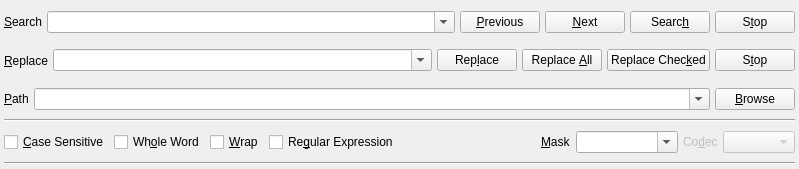
<?xml version="1.0" encoding="UTF-8"?>
<ui version="4.0">
 <class>SearchWidget</class>
 <widget class="QFrame" name="SearchWidget">
  <property name="geometry">
   <rect>
    <x>0</x>
    <y>0</y>
    <width>799</width>
    <height>169</height>
   </rect>
  </property>
  <property name="sizePolicy">
   <sizepolicy hsizetype="Preferred" vsizetype="Maximum">
    <horstretch>0</horstretch>
    <verstretch>0</verstretch>
   </sizepolicy>
  </property>
  <layout class="QVBoxLayout" name="vlMain">
   <property name="spacing">
    <number>2</number>
   </property>
   <property name="margin">
    <number>4</number>
   </property>
   <item>
    <widget class="QWidget" name="wSearch" native="true">
     <layout class="QHBoxLayout" name="hlSearch">
      <property name="spacing">
       <number>5</number>
      </property>
      <property name="margin">
       <number>0</number>
      </property>
      <item>
       <widget class="QLabel" name="lSearch">
        <property name="text">
         <string>&amp;Search</string>
        </property>
        <property name="buddy">
         <cstring>cbSearch</cstring>
        </property>
       </widget>
      </item>
      <item>
       <widget class="QComboBox" name="cbSearch">
        <property name="sizePolicy">
         <sizepolicy hsizetype="Expanding" vsizetype="Fixed">
          <horstretch>0</horstretch>
          <verstretch>0</verstretch>
         </sizepolicy>
        </property>
        <property name="editable">
         <bool>true</bool>
        </property>
       </widget>
      </item>
      <item>
       <widget class="QWidget" name="wSearchRight" native="true">
        <property name="sizePolicy">
         <sizepolicy hsizetype="Maximum" vsizetype="Preferred">
          <horstretch>0</horstretch>
          <verstretch>0</verstretch>
         </sizepolicy>
        </property>
        <layout class="QHBoxLayout" name="horizontalLayout">
         <property name="spacing">
          <number>5</number>
         </property>
         <property name="margin">
          <number>0</number>
         </property>
         <item>
          <widget class="QPushButton" name="pbPrevious">
           <property name="text">
            <string>&amp;Previous</string>
           </property>
           <property name="icon">
            <iconset>
             <normaloff>:/mksicons/previous.png</normaloff>:/mksicons/previous.png</iconset>
           </property>
          </widget>
         </item>
         <item>
          <widget class="QPushButton" name="pbNext">
           <property name="text">
            <string>&amp;Next</string>
           </property>
           <property name="icon">
            <iconset>
             <normaloff>:/mksicons/next.png</normaloff>:/mksicons/next.png</iconset>
           </property>
          </widget>
         </item>
         <item>
          <widget class="QPushButton" name="pbSearch">
           <property name="text">
            <string>Searc&amp;h</string>
           </property>
           <property name="icon">
            <iconset>
             <normaloff>:/mksicons/search.png</normaloff>:/mksicons/search.png</iconset>
           </property>
          </widget>
         </item>
         <item>
          <widget class="QPushButton" name="pbSearchStop">
           <property name="text">
            <string>S&amp;top</string>
           </property>
           <property name="icon">
            <iconset>
             <normaloff>:/mksicons/stop.png</normaloff>:/mksicons/stop.png</iconset>
           </property>
          </widget>
         </item>
        </layout>
       </widget>
      </item>
     </layout>
    </widget>
   </item>
   <item>
    <widget class="QWidget" name="wReplace" native="true">
     <layout class="QHBoxLayout" name="hlReplace">
      <property name="spacing">
       <number>5</number>
      </property>
      <property name="margin">
       <number>0</number>
      </property>
      <item>
       <widget class="QLabel" name="lReplace">
        <property name="text">
         <string>&amp;Replace</string>
        </property>
        <property name="buddy">
         <cstring>cbReplace</cstring>
        </property>
       </widget>
      </item>
      <item>
       <widget class="QComboBox" name="cbReplace">
        <property name="sizePolicy">
         <sizepolicy hsizetype="Expanding" vsizetype="Fixed">
          <horstretch>0</horstretch>
          <verstretch>0</verstretch>
         </sizepolicy>
        </property>
        <property name="toolTip">
         <string>&lt;!DOCTYPE HTML PUBLIC &quot;-//W3C//DTD HTML 4.0//EN&quot; &quot;http://www.w3.org/TR/REC-html40/strict.dtd&quot;&gt;
&lt;html&gt;&lt;head&gt;&lt;meta name=&quot;qrichtext&quot; content=&quot;1&quot; /&gt;&lt;style type=&quot;text/css&quot;&gt;
p, li { white-space: pre-wrap; }
&lt;/style&gt;&lt;/head&gt;&lt;body style=&quot; font-family:'Ubuntu'; font-size:11pt; font-weight:400; font-style:normal;&quot;&gt;
&lt;p style=&quot; margin-top:0px; margin-bottom:0px; margin-left:0px; margin-right:0px; -qt-block-indent:0; text-indent:0px;&quot;&gt;Submatches are supported. When regular expression searched, &lt;span style=&quot; font-weight:600;&quot;&gt;\&lt;/span&gt;&lt;span style=&quot; font-weight:600; font-style:italic;&quot;&gt;{number} &lt;/span&gt; replaced with submatches.&lt;/p&gt;
&lt;p style=&quot; margin-top:0px; margin-bottom:0px; margin-left:0px; margin-right:0px; -qt-block-indent:0; text-indent:0px;&quot;&gt;&lt;span style=&quot; font-weight:600;&quot;&gt;\1&lt;/span&gt; - first submatch, &lt;span style=&quot; font-weight:600;&quot;&gt;\2&lt;/span&gt; - second...&lt;/p&gt;
&lt;p style=&quot; margin-top:0px; margin-bottom:0px; margin-left:0px; margin-right:0px; -qt-block-indent:0; text-indent:0px;&quot;&gt;    Example:&lt;/p&gt;
&lt;p style=&quot; margin-top:0px; margin-bottom:0px; margin-left:0px; margin-right:0px; -qt-block-indent:0; text-indent:0px;&quot;&gt;        text: &amp;quot;&lt;span style=&quot; font-style:italic;&quot;&gt;foo bar&lt;/span&gt;&amp;quot;&lt;/p&gt;
&lt;p style=&quot; margin-top:0px; margin-bottom:0px; margin-left:0px; margin-right:0px; -qt-block-indent:0; text-indent:0px;&quot;&gt;        pattern: &amp;quot;&lt;span style=&quot; font-style:italic;&quot;&gt;((\w+) (\w+))&lt;/span&gt;&amp;quot;&lt;/p&gt;
&lt;p style=&quot; margin-top:0px; margin-bottom:0px; margin-left:0px; margin-right:0px; -qt-block-indent:0; text-indent:0px;&quot;&gt;        replace string: &amp;quot;&lt;span style=&quot; font-style:italic;&quot;&gt;\1 replaced with \3 \2&lt;/span&gt;&amp;quot;&lt;/p&gt;
&lt;p style=&quot; margin-top:0px; margin-bottom:0px; margin-left:0px; margin-right:0px; -qt-block-indent:0; text-indent:0px;&quot;&gt;        result &amp;quot;&lt;span style=&quot; font-style:italic;&quot;&gt;foo bar replaced with bar foo&lt;/span&gt;&amp;quot;&lt;/p&gt;&lt;/body&gt;&lt;/html&gt;</string>
        </property>
        <property name="whatsThis">
         <string/>
        </property>
        <property name="editable">
         <bool>true</bool>
        </property>
       </widget>
      </item>
      <item>
       <widget class="QWidget" name="wReplaceRight" native="true">
        <property name="sizePolicy">
         <sizepolicy hsizetype="Maximum" vsizetype="Preferred">
          <horstretch>0</horstretch>
          <verstretch>0</verstretch>
         </sizepolicy>
        </property>
        <layout class="QHBoxLayout" name="horizontalLayout_2">
         <property name="spacing">
          <number>5</number>
         </property>
         <property name="margin">
          <number>0</number>
         </property>
         <item>
          <widget class="QPushButton" name="pbReplace">
           <property name="text">
            <string>Rep&amp;lace</string>
           </property>
           <property name="icon">
            <iconset>
             <normaloff>:/mksicons/replace.png</normaloff>:/mksicons/replace.png</iconset>
           </property>
          </widget>
         </item>
         <item>
          <widget class="QPushButton" name="pbReplaceAll">
           <property name="text">
            <string>Replace &amp;All</string>
           </property>
           <property name="icon">
            <iconset>
             <normaloff>:/mksicons/replace.png</normaloff>:/mksicons/replace.png</iconset>
           </property>
          </widget>
         </item>
         <item>
          <widget class="QPushButton" name="pbReplaceChecked">
           <property name="text">
            <string>Replace Chec&amp;ked</string>
           </property>
           <property name="icon">
            <iconset>
             <normaloff>:/mksicons/replace.png</normaloff>:/mksicons/replace.png</iconset>
           </property>
          </widget>
         </item>
         <item>
          <widget class="QPushButton" name="pbReplaceCheckedStop">
           <property name="text">
            <string>S&amp;top</string>
           </property>
           <property name="icon">
            <iconset>
             <normaloff>:/mksicons/stop.png</normaloff>:/mksicons/stop.png</iconset>
           </property>
          </widget>
         </item>
        </layout>
       </widget>
      </item>
     </layout>
    </widget>
   </item>
   <item>
    <widget class="QWidget" name="wPath" native="true">
     <layout class="QHBoxLayout" name="hlPath">
      <property name="spacing">
       <number>5</number>
      </property>
      <property name="margin">
       <number>0</number>
      </property>
      <item>
       <widget class="QLabel" name="lPath">
        <property name="text">
         <string>&amp;Path</string>
        </property>
        <property name="buddy">
         <cstring>cbPath</cstring>
        </property>
       </widget>
      </item>
      <item>
       <widget class="QComboBox" name="cbPath">
        <property name="sizePolicy">
         <sizepolicy hsizetype="Expanding" vsizetype="Fixed">
          <horstretch>0</horstretch>
          <verstretch>0</verstretch>
         </sizepolicy>
        </property>
        <property name="editable">
         <bool>true</bool>
        </property>
       </widget>
      </item>
      <item>
       <widget class="QWidget" name="wPathRight" native="true">
        <property name="sizePolicy">
         <sizepolicy hsizetype="Maximum" vsizetype="Preferred">
          <horstretch>0</horstretch>
          <verstretch>0</verstretch>
         </sizepolicy>
        </property>
        <layout class="QHBoxLayout" name="horizontalLayout_3">
         <property name="spacing">
          <number>5</number>
         </property>
         <property name="margin">
          <number>0</number>
         </property>
         <item>
          <widget class="QPushButton" name="pbBrowse">
           <property name="text">
            <string>&amp;Browse</string>
           </property>
           <property name="icon">
            <iconset>
             <normaloff>:/mksicons/folder.png</normaloff>:/mksicons/folder.png</iconset>
           </property>
          </widget>
         </item>
        </layout>
       </widget>
      </item>
     </layout>
    </widget>
   </item>
   <item>
    <widget class="Line" name="lSeparator">
     <property name="orientation">
      <enum>Qt::Horizontal</enum>
     </property>
    </widget>
   </item>
   <item>
    <widget class="QWidget" name="wOptions" native="true">
     <layout class="QHBoxLayout" name="hlOptions">
      <property name="spacing">
       <number>5</number>
      </property>
      <property name="margin">
       <number>0</number>
      </property>
      <item>
       <widget class="QCheckBox" name="cbCaseSensitive">
        <property name="text">
         <string>&amp;Case Sensitive</string>
        </property>
       </widget>
      </item>
      <item>
       <widget class="QCheckBox" name="cbWholeWord">
        <property name="text">
         <string>Wh&amp;ole Word</string>
        </property>
       </widget>
      </item>
      <item>
       <widget class="QCheckBox" name="cbWrap">
        <property name="text">
         <string>&amp;Wrap</string>
        </property>
       </widget>
      </item>
      <item>
       <widget class="QCheckBox" name="cbRegularExpression">
        <property name="text">
         <string>Re&amp;gular Expression</string>
        </property>
       </widget>
      </item>
      <item>
       <spacer name="horizontalSpacer_4">
        <property name="orientation">
         <enum>Qt::Horizontal</enum>
        </property>
        <property name="sizeType">
         <enum>QSizePolicy::MinimumExpanding</enum>
        </property>
        <property name="sizeHint" stdset="0">
         <size>
          <width>0</width>
          <height>0</height>
         </size>
        </property>
       </spacer>
      </item>
      <item>
       <widget class="QWidget" name="wMask" native="true">
        <property name="sizePolicy">
         <sizepolicy hsizetype="Expanding" vsizetype="Preferred">
          <horstretch>0</horstretch>
          <verstretch>0</verstretch>
         </sizepolicy>
        </property>
        <layout class="QHBoxLayout" name="horizontalLayout_4">
         <property name="spacing">
          <number>5</number>
         </property>
         <property name="margin">
          <number>0</number>
         </property>
         <item>
          <widget class="QLabel" name="lMask">
           <property name="sizePolicy">
            <sizepolicy hsizetype="Maximum" vsizetype="Preferred">
             <horstretch>0</horstretch>
             <verstretch>0</verstretch>
            </sizepolicy>
           </property>
           <property name="text">
            <string>&amp;Mask</string>
           </property>
           <property name="buddy">
            <cstring>cbMask</cstring>
           </property>
          </widget>
         </item>
         <item>
          <widget class="QComboBox" name="cbMask">
           <property name="toolTip">
            <string>&lt;!DOCTYPE HTML PUBLIC &quot;-//W3C//DTD HTML 4.0//EN&quot; &quot;http://www.w3.org/TR/REC-html40/strict.dtd&quot;&gt;
&lt;html&gt;&lt;head&gt;&lt;meta name=&quot;qrichtext&quot; content=&quot;1&quot; /&gt;&lt;style type=&quot;text/css&quot;&gt;
p, li { white-space: pre-wrap; }
&lt;/style&gt;&lt;/head&gt;&lt;body style=&quot; font-family:'Ubuntu'; font-size:11pt; font-weight:400; font-style:normal;&quot;&gt;
&lt;p style=&quot; margin-top:0px; margin-bottom:0px; margin-left:0px; margin-right:0px; -qt-block-indent:0; text-indent:0px;&quot;&gt;Space separated list of patterns. i.e.&lt;/p&gt;
&lt;p style=&quot; margin-top:0px; margin-bottom:0px; margin-left:0px; margin-right:0px; -qt-block-indent:0; text-indent:0px;&quot;&gt;&lt;span style=&quot; font-style:italic;&quot;&gt;*.cpp *.h&lt;/span&gt;&lt;/p&gt;&lt;/body&gt;&lt;/html&gt;</string>
           </property>
           <property name="editable">
            <bool>true</bool>
           </property>
          </widget>
         </item>
        </layout>
       </widget>
      </item>
      <item>
       <widget class="QWidget" name="wEncoding" native="true">
        <layout class="QHBoxLayout" name="horizontalLayout_8">
         <property name="spacing">
          <number>5</number>
         </property>
         <property name="margin">
          <number>0</number>
         </property>
         <item>
          <widget class="QLabel" name="lEncoding">
           <property name="enabled">
            <bool>false</bool>
           </property>
           <property name="sizePolicy">
            <sizepolicy hsizetype="Maximum" vsizetype="Preferred">
             <horstretch>0</horstretch>
             <verstretch>0</verstretch>
            </sizepolicy>
           </property>
           <property name="text">
            <string>Co&amp;dec</string>
           </property>
           <property name="buddy">
            <cstring>cbEncoding</cstring>
           </property>
          </widget>
         </item>
         <item>
          <widget class="QComboBox" name="cbEncoding">
           <property name="enabled">
            <bool>false</bool>
           </property>
          </widget>
         </item>
        </layout>
       </widget>
      </item>
     </layout>
    </widget>
   </item>
   <item>
    <widget class="Line" name="line">
     <property name="orientation">
      <enum>Qt::Horizontal</enum>
     </property>
    </widget>
   </item>
  </layout>
 </widget>
 <resources/>
 <connections/>
</ui>
